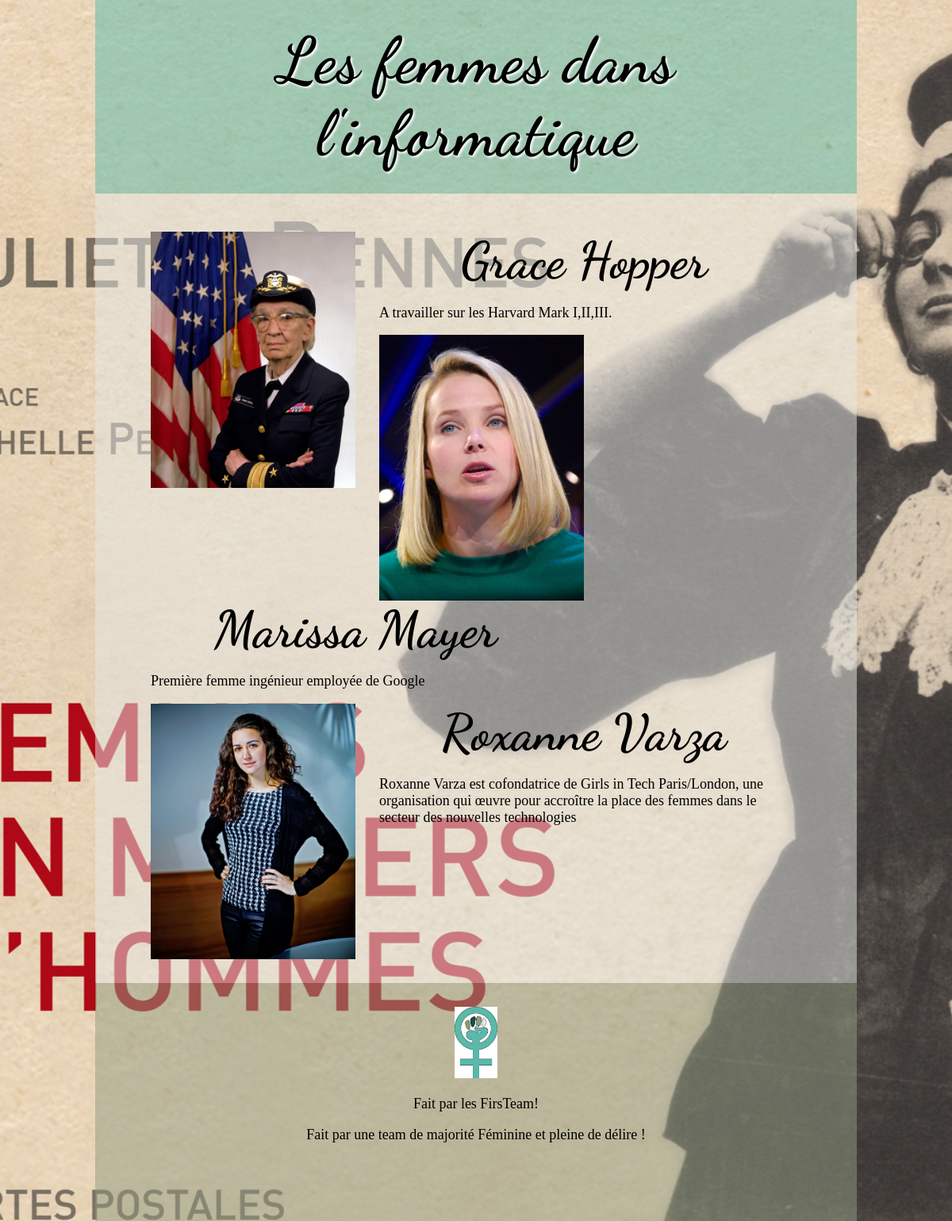
The page /projets/hackaton/index.php on the database its author committed.
### tables this page shows
CREATE TABLE IF NOT EXISTS `celebrite` (
  `Id` int(11) NOT NULL AUTO_INCREMENT,
  `nom` varchar(80) NOT NULL,
  `fait` varchar(255) NOT NULL,
  `entreprise` varchar(120) NOT NULL,
  `portrait` varchar(255) NOT NULL,
  `bio` text NOT NULL,
  `image` varchar(255) NOT NULL,
  PRIMARY KEY (`Id`)
);

### projets/hackaton/model.php (called while the page is built, shortened)
<?php
function dbConnect()
{
	$pdo = new PDO('mysql:host=mysql.hostinger.fr;dbname=u465563709_3;charset=utf8', USER, PASSWORD);
	$pdo->setAttribute(PDO::ATTR_ERRMODE, PDO::ERRMODE_WARNING);
	return $pdo;
}
function getslider()
{
	$db = dbConnect();
	$req = $db->query('SELECT id, nom, fait, portrait
						FROM celebrite
						ORDER BY nom
					') or die(print_r($db->errorInfo()));
	$data = $req->fetchAll();
	return $data;
}

### projets/hackaton/index.php (the view, shortened to what this page needs)
<?php
require'model.php';
$req = getslider();
 ?>
<!DOCTYPE html>
<html>
	<head>
		<link rel="stylesheet" href="css/normalize.css">
		<link rel="stylesheet" href="css/style.css">
	</head>
	<body>
		<section id="corp">
			<header class="container">
				<h1><a href="index.php"> Les femmes dans l'informatique</a></h1>
			</header>
			<main class="container">
				<section id="slider" class="clear-float">
					<div class="flexslider">
			            <ul class="slides">
<?php
							foreach($req as $data) {
?>
								<li>
									<a href="article.php?id=<?= $data['id']; ?>">
										<img src="img/slider/<?= $data['id']; ?>.jpg" class="img-slider">
										<div class="desciption">
											<h2><?= $data['nom']; ?></h2>
											<p><?= $data['fait']; ?></p>
										</div>
									</a>
								</li>
<?php
							}
?>
			            </ul>
			        </div>
				</section>
			</main>
			<footer class="container">
				<img src="img/fist-team.png" alt="logo"/>
				<p> Fait par les FirsTeam!</p>
				<p> Fait par une team de majorité Féminine et pleine de délire !</p>
			</footer>
		</section>
	</body>
</html>

### projets/hackaton/css/style.css (style rules this page uses)
* { box-sizing: border-box; }
.container { width: 80%; margin: 0 auto; padding: 30px; }
.clear-float:after { content: ""; clear: both; display: block; }
body { font-size: 18px; margin:auto; }
main { background-color: rgba(232,234,232,0.5); }
#corp { background : url("../img/Fond.jpg") center top no-repeat; background-size : medium; }
li { list-style-type: none; }
h1, h2,h3, h4 { text-align:center; margin : 0; font-family : 'Dancing Script', cursive ; }
h1 a { font-size : 5rem; color: #000; text-shadow: 2px 2px 3px #fff; }
h2 { font-size: 3rem; }
a { text-decoration: none; color: black; }
header { background-color: rgba(90,185,170,0.5); }
a img.img-slider { width: 30%; height: auto; display: inline-block; float: left; margin-right: 30px; }
#slider .desciption { width: 60%; display: inline-block; }
.desciption h2 { text-align: center; font-size: 4rem; }
footer { height: 300px; background-color:rgba(145,155,130,0.5) ; text-align: center; }
footer img { width : 6%; }

### rows shown on the page
celebrite: shows a picture, nom "Grace Hopper", fait "A travailler sur les Harvard Mark I,II,III."
celebrite: shows a picture, nom "Marissa Mayer", fait "Première femme ingénieur employée de Google"
celebrite: shows a picture, nom "Roxanne Varza", fait "Roxanne Varza est cofondatrice de Girls in Tech Paris/London, une organisation qui œuvre pour accroître la place des femmes dans le secteur des nouvelles technologies"
